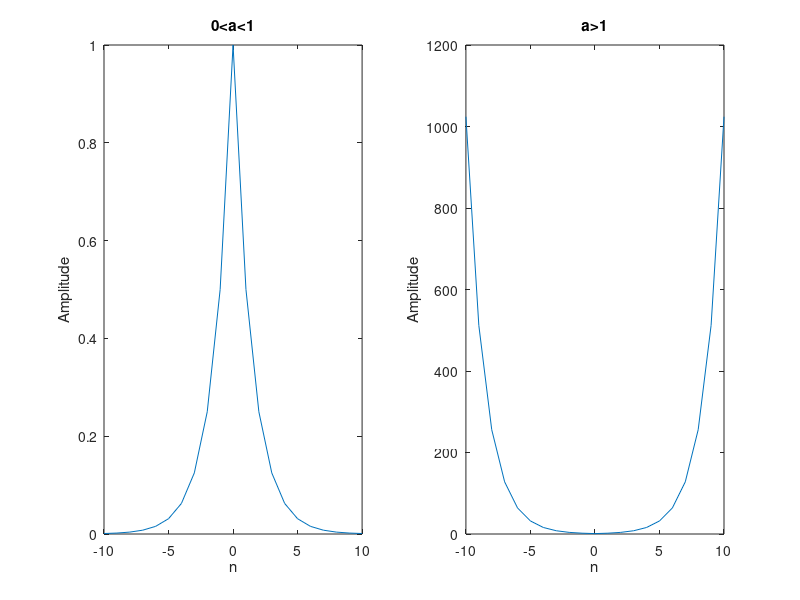

Write MATLAB code to recreate this figure.
n = -10:10;
a = 0.5;
x = a.^abs(n);

% Plot for 0<a<1
subplot(1,2,1);
plot(n,x);
title('0<a<1');
xlabel('n');
ylabel('Amplitude');

% Plot for a>1
a = 2;
x = a.^abs(n);

subplot(1,2,2);
plot(n,x);
title('a>1');
xlabel('n');
ylabel('Amplitude');